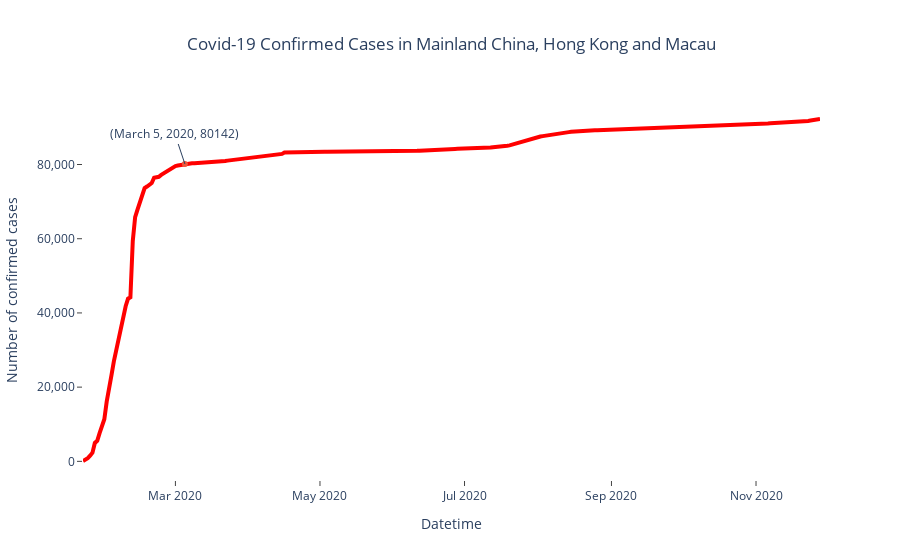

Notebook code cell kept with this figure:
### Code cell
# Making an interactive line chart
trace1 = go.Scatter(
    x=daily_confirmed_df.index,
    y=daily_confirmed,
    mode='lines',
    line=dict(
        width=4,
        color='red'
    ),
    name='Confirmed Cases'
)

# Marking March 5
trace2 = go.Scatter(
    x=[daily_confirmed_df.index[n]],
    y=[daily_confirmed[n]],
    mode='markers',
    name='March 5'
)

layout = go.Layout(
    plot_bgcolor='white',
    title=dict(
        text='Covid-19 Confirmed Cases in Mainland China, Hong Kong and Macau',
        x=0.5,
        xanchor='center',
        xref='paper'
    ),
    xaxis={
        'showline': True,
        'showgrid': False,
        'zeroline': True,
        'ticks': 'outside',
    },
    yaxis={
        'showline': True,
        'showgrid': False,
        'zeroline': True,
        'ticks': 'outside',
        'tickformat': ","
    },
    showlegend=False,
    annotations=[
        dict(x=daily_confirmed_df.index[n], y=daily_confirmed[n], xref='x', yref='y',
             text='(March 5, 2020, {})'.format(str(int(daily_confirmed[n]))), showarrow=True)
    ]
)

data = [trace1, trace2]
# Combining the graph part and the layout part into a figure object
fig = go.Figure(data=data, layout=layout)
fig.update_layout(xaxis_title="Datetime",
                  yaxis_title="Number of confirmed cases", )

#py.offline.plot(fig, filename='Covid-19_visualization.html')
#fig.show()

### Figure 1 — Plotly figure (JSON) as saved in the notebook; plotly's stock layout.template omitted (floating-point values rounded to 4 significant figures; data arrays with more than 128 entries replaced by an {"elided": "..."} marker saying what was removed)
{"data": [{"line": {"color": "red", "width": 4}, "mode": "lines", "name": "Confirmed Cases", "type": "scatter", "x": {"elided": "312 str values"}, "y": {"elided": "312 int values"}}, {"mode": "markers", "name": "March 5", "type": "scatter", "x": ["2020-03-05T00:00:00"], "y": [80142]}], "layout": {"annotations": [{"showarrow": true, "text": "(March 5, 2020, 80142)", "x": "2020-03-05T00:00:00", "xref": "x", "y": 80142, "yref": "y"}], "plot_bgcolor": "white", "showlegend": false, "title": {"text": "Covid-19 Confirmed Cases in Mainland China, Hong Kong and Macau", "x": 0.5, "xanchor": "center", "xref": "paper"}, "xaxis": {"showgrid": false, "showline": true, "ticks": "outside", "title": {"text": "Datetime"}, "zeroline": true}, "yaxis": {"showgrid": false, "showline": true, "tickformat": ",", "ticks": "outside", "title": {"text": "Number of confirmed cases"}, "zeroline": true}}}
